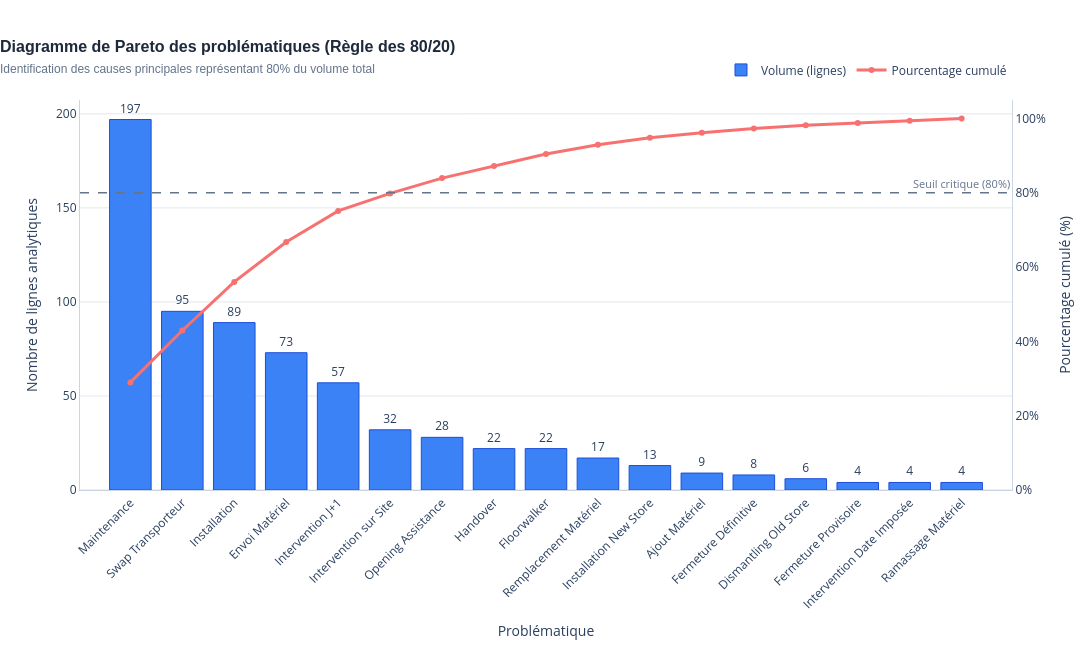

The notebook cell saved with this chart:
### Code cell
import plotly.graph_objects as go

# ============================================================
# Création du diagramme de Pareto optimisé
# ============================================================

fig_pareto = go.Figure()

# 1. Barres : volume par problématique
fig_pareto.add_trace(
    go.Bar(
        x=pareto_problematiques["problematique"],
        y=pareto_problematiques["nombre_lignes"],
        name="Volume (lignes)",
        text=pareto_problematiques["nombre_lignes"],
        textposition="outside",
        marker=dict(
            color="#3b82f6",  # Bleu pro
            line=dict(color="#1d4ed8", width=1) # Contour net pour du relief
        ),
        hovertemplate=(
            "<b>Problématique :</b> %{x}<br>"
            "<b>Nombre de lignes :</b> %{y}<br>"
            "<extra></extra>"
        )
    )
)

# 2. Courbe : pourcentage cumulé (sur l'axe secondaire y2)
fig_pareto.add_trace(
    go.Scatter(
        x=pareto_problematiques["problematique"],
        y=pareto_problematiques["pourcentage_cumule"],
        name="Pourcentage cumulé",
        mode="lines+markers",
        yaxis="y2",
        line=dict(color="#f87171", width=3), # Rouge corail élégant
        marker=dict(size=6, color="#f87171"),
        hovertemplate=(
            "<b>Problématique :</b> %{x}<br>"
            "<b>Cumul :</b> %{y:.1f}%<br>"
            "<extra></extra>"
        )
    )
)

# 3. Ligne de référence à 80 % (Seuil de Pareto)
fig_pareto.add_hline(
    y=80,
    yref="y2",
    line_dash="dash",
    line_width=1.5,
    line_color="#64748b", # Gris discret
    annotation_text="Seuil critique (80%)",
    annotation_position="top right",
    annotation=dict(font_size=11, font_color="#64748b")
)

# 4. Mise en page globale aux standards professionnels
fig_pareto.update_layout(
    template="plotly_white",
    height=650,
    width=1200,
    title=dict(
        text=(
            "<b>Diagramme de Pareto des problématiques (Règle des 80/20)</b>"
            "<br><span style='font-size:12px; color:#64748b;'>Identification des causes principales représentant 80% du volume total</span>"
        ),
        font=dict(size=16, color="#1e293b", family="Arial"),
        x=0.0,
        y=0.92
    ),
    xaxis=dict(
        title="Problématique",
        tickangle=-45, # Légèrement redressé à -45° pour un meilleur confort de lecture
        showgrid=False,
        linecolor="#cbd5e1"
    ),
    yaxis=dict(
        title="Nombre de lignes analytiques",
        rangemode="tozero",
        showgrid=True,
        gridcolor="#e2e8f0",
        linecolor="#cbd5e1"
    ),
    yaxis2=dict(
        title="Pourcentage cumulé (%)",
        overlaying="y",
        side="right",
        range=[0, 105],
        ticksuffix="%",
        showgrid=False,
        linecolor="#cbd5e1"
    ),
    margin=dict(t=100, b=160, l=80, r=80),
    legend=dict(
        orientation="h",
        yanchor="bottom",
        y=1.04,
        xanchor="right",
        x=1,
        bgcolor="rgba(0,0,0,0)"
    ),
    hovermode="x unified"
)

fig_pareto.show()

### Figure 1 — Plotly figure (JSON) as saved in the notebook; plotly's stock layout.template omitted (floating-point values rounded to 4 significant figures)
{"data": [{"hovertemplate": "<b>Problématique :</b> %{x}<br><b>Nombre de lignes :</b> %{y}<br><extra></extra>", "marker": {"color": "#3b82f6", "line": {"color": "#1d4ed8", "width": 1}}, "name": "Volume (lignes)", "text": [197.0, 95.0, 89.0, 73.0, 57.0, 32.0, 28.0, 22.0, 22.0, 17.0, 13.0, 9.0, 8.0, 6.0, 4.0, 4.0, 4.0], "textposition": "outside", "type": "bar", "x": ["Maintenance", "Swap Transporteur", "Installation", "Envoi Matériel", "Intervention J+1", "Intervention sur Site", "Opening Assistance", "Handover", "Floorwalker", "Remplacement Matériel", "Installation New Store", "Ajout Matériel", "Fermeture Définitive", "Dismantling Old Store", "Fermeture Provisoire", "Intervention Date Imposée", "Ramassage Matériel"], "y": [197, 95, 89, 73, 57, 32, 28, 22, 22, 17, 13, 9, 8, 6, 4, 4, 4]}, {"hovertemplate": "<b>Problématique :</b> %{x}<br><b>Cumul :</b> %{y:.1f}%<br><extra></extra>", "line": {"color": "#f87171", "width": 3}, "marker": {"color": "#f87171", "size": 6}, "mode": "lines+markers", "name": "Pourcentage cumulé", "type": "scatter", "x": ["Maintenance", "Swap Transporteur", "Installation", "Envoi Matériel", "Intervention J+1", "Intervention sur Site", "Opening Assistance", "Handover", "Floorwalker", "Remplacement Matériel", "Installation New Store", "Ajout Matériel", "Fermeture Définitive", "Dismantling Old Store", "Fermeture Provisoire", "Intervention Date Imposée", "Ramassage Matériel"], "y": [28.97, 42.94, 56.03, 66.76, 75.15, 79.85, 83.97, 87.21, 90.44, 92.94, 94.85, 96.18, 97.35, 98.24, 98.82, 99.41, 100.0], "yaxis": "y2"}], "layout": {"annotations": [{"font": {"color": "#64748b", "size": 11}, "showarrow": false, "text": "Seuil critique (80%)", "x": 1, "xanchor": "right", "xref": "x domain", "y": 80, "yanchor": "bottom", "yref": "y2"}], "height": 650, "hovermode": "x unified", "legend": {"bgcolor": "rgba(0,0,0,0)", "orientation": "h", "x": 1, "xanchor": "right", "y": 1.04, "yanchor": "bottom"}, "margin": {"b": 160, "l": 80, "r": 80, "t": 100}, "shapes": [{"line": {"color": "#64748b", "dash": "dash", "width": 1.5}, "type": "line", "x0": 0, "x1": 1, "xref": "x domain", "y0": 80, "y1": 80, "yref": "y2"}], "title": {"font": {"color": "#1e293b", "family": "Arial", "size": 16}, "text": "<b>Diagramme de Pareto des problématiques (Règle des 80/20)</b><br><span style='font-size:12px; color:#64748b;'>Identification des causes principales représentant 80% du volume total</span>", "x": 0, "y": 0.92}, "width": 1200, "xaxis": {"linecolor": "#cbd5e1", "showgrid": false, "tickangle": -45, "title": {"text": "Problématique"}}, "yaxis": {"gridcolor": "#e2e8f0", "linecolor": "#cbd5e1", "rangemode": "tozero", "showgrid": true, "title": {"text": "Nombre de lignes analytiques"}}, "yaxis2": {"linecolor": "#cbd5e1", "overlaying": "y", "range": [0, 105], "showgrid": false, "side": "right", "ticksuffix": "%", "title": {"text": "Pourcentage cumulé (%)"}}}}
